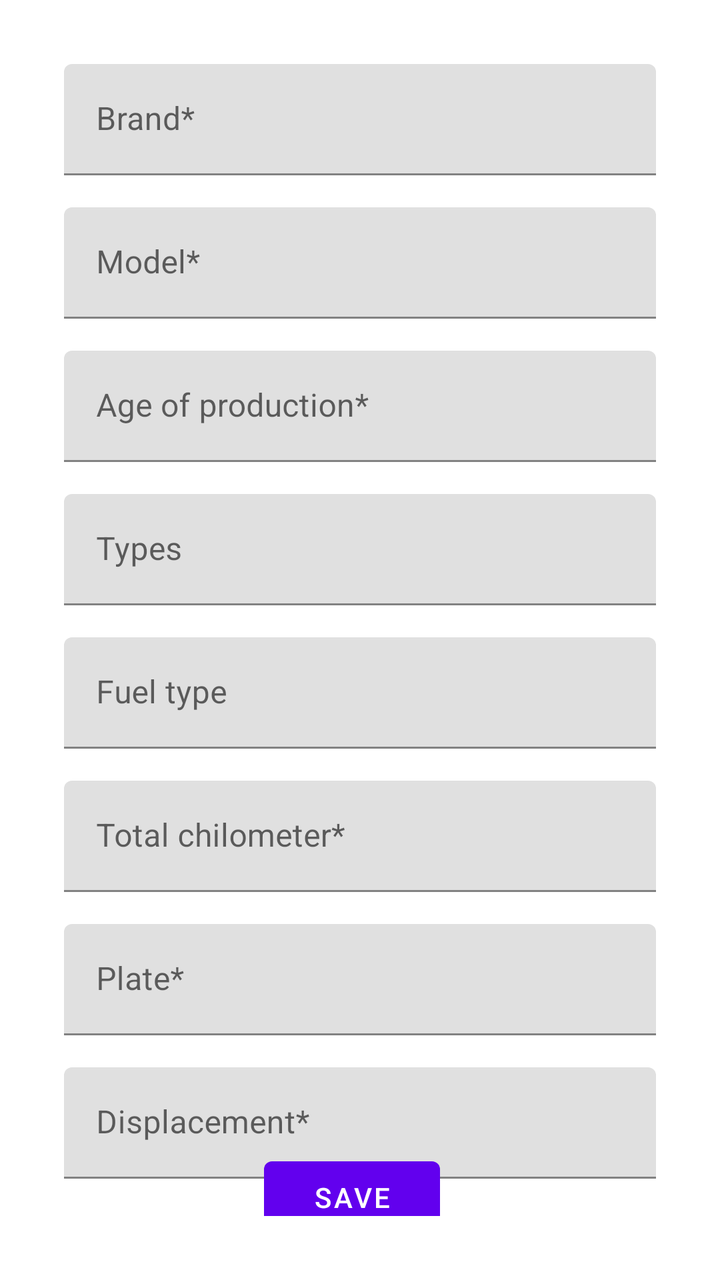
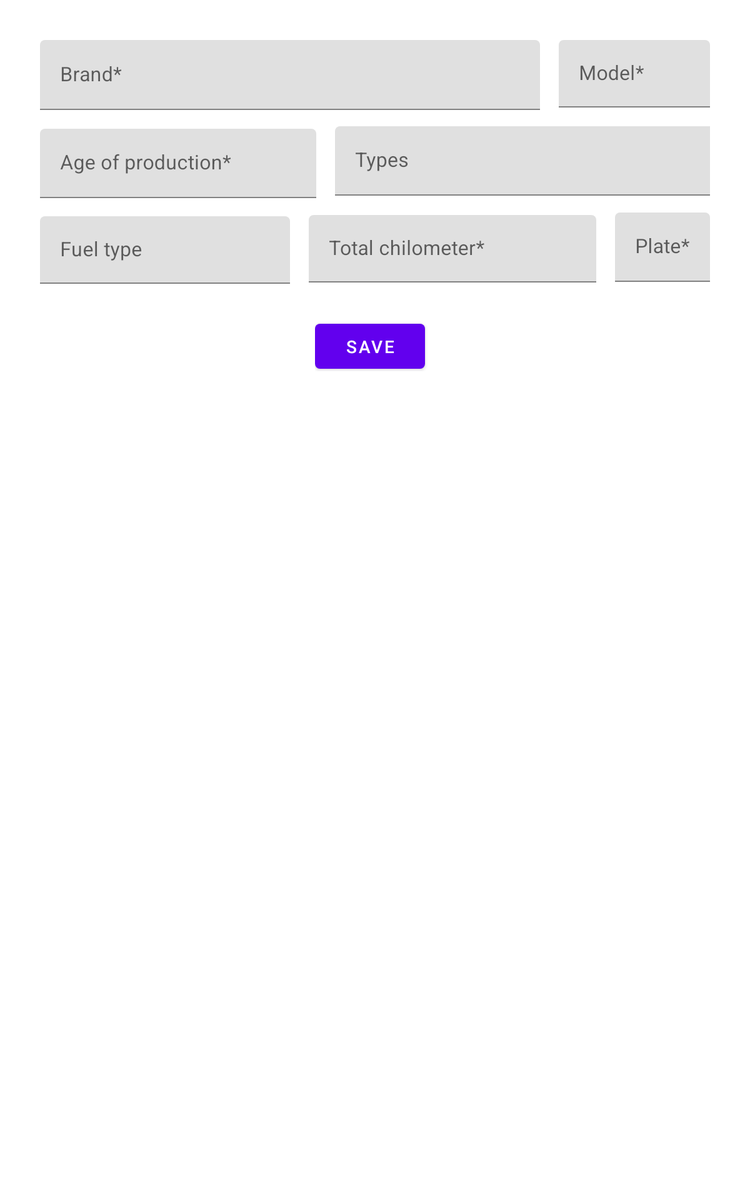

The same Android screen from two of the app's own layout files: first res/layout/ as a phone draws it, then the repository's variant for another configuration, drawn on a device whose configuration selects that folder. Both files follow.
<!-- AndroidManifest.xml: application theme Theme.VehichlesList -->
<!-- res/layout/fragment_add_car.xml -->
<?xml version="1.0" encoding="utf-8"?>
<androidx.constraintlayout.widget.ConstraintLayout xmlns:android="http://schemas.android.com/apk/res/android"
    xmlns:app="http://schemas.android.com/apk/res-auto"
    xmlns:tools="http://schemas.android.com/tools"
    android:layout_width="match_parent"
    android:layout_height="match_parent"
    android:layout_margin="16dp"
    android:padding="16dp"
    tools:context=".ui.AddCarsFragment">

    <com.google.android.material.textfield.TextInputLayout
        android:id="@+id/name_label"
        android:layout_width="match_parent"
        android:layout_height="wrap_content"
        android:hint="@string/cars_name"
        app:layout_constraintStart_toStartOf="parent"
        app:layout_constraintTop_toTopOf="parent">

        <com.google.android.material.textfield.TextInputEditText
            android:id="@+id/name_input"
            android:layout_width="match_parent"
            android:layout_height="match_parent"
            android:inputType="textAutoComplete"
            android:singleLine="true" />

    </com.google.android.material.textfield.TextInputLayout>

    <com.google.android.material.textfield.TextInputLayout
        android:id="@+id/model_name"
        android:layout_width="match_parent"
        android:layout_height="wrap_content"
        android:layout_marginTop="16dp"
        android:hint="@string/cars_model"
        app:layout_constraintStart_toStartOf="parent"
        app:layout_constraintTop_toBottomOf="@id/name_label">

        <com.google.android.material.textfield.TextInputEditText
            android:id="@+id/model_input"
            android:layout_width="match_parent"
            android:layout_height="match_parent"
            android:inputType="textAutoComplete" />

    </com.google.android.material.textfield.TextInputLayout>

    <com.google.android.material.textfield.TextInputLayout
        android:id="@+id/age_label"
        android:layout_width="match_parent"
        android:layout_height="wrap_content"
        android:layout_marginTop="16dp"
        android:hint="@string/age"
        app:layout_constraintStart_toStartOf="parent"
        app:layout_constraintTop_toBottomOf="@id/model_name">

        <com.google.android.material.textfield.TextInputEditText
            android:id="@+id/age_input"
            android:layout_width="match_parent"
            android:layout_height="wrap_content"
            android:inputType="number"
            android:maxLines="4" />

    </com.google.android.material.textfield.TextInputLayout>

    <com.google.android.material.textfield.TextInputLayout
        android:id="@+id/type"
        android:layout_width="match_parent"
        android:layout_height="wrap_content"
        android:layout_marginTop="16dp"
        android:hint="@string/type_cars"
        app:layout_constraintStart_toStartOf="parent"
        app:layout_constraintTop_toBottomOf="@id/age_label">

        <com.google.android.material.textfield.TextInputEditText
            android:id="@+id/type_input"
            android:layout_width="match_parent"
            android:layout_height="wrap_content"
            android:inputType="textMultiLine"
            android:maxLines="4" />

    </com.google.android.material.textfield.TextInputLayout>

    <com.google.android.material.textfield.TextInputLayout
        android:id="@+id/fuel"
        android:layout_width="match_parent"
        android:layout_height="wrap_content"
        android:layout_marginTop="16dp"
        android:hint="@string/fuel"
        app:layout_constraintStart_toStartOf="parent"
        app:layout_constraintTop_toBottomOf="@id/type">

        <com.google.android.material.textfield.TextInputEditText
            android:id="@+id/fuel_input"
            android:layout_width="match_parent"
            android:layout_height="wrap_content"
            android:inputType="textMultiLine"
            android:maxLines="4" />

    </com.google.android.material.textfield.TextInputLayout>

    <com.google.android.material.textfield.TextInputLayout
        android:id="@+id/chilometer"
        android:layout_width="match_parent"
        android:layout_height="wrap_content"
        android:layout_marginTop="16dp"
        android:hint="@string/chilometer"
        app:layout_constraintStart_toStartOf="parent"
        app:layout_constraintTop_toBottomOf="@id/fuel">

        <com.google.android.material.textfield.TextInputEditText
            android:id="@+id/chilometer_input"
            android:layout_width="match_parent"
            android:layout_height="wrap_content"
            android:inputType="number"
            android:maxLines="4" />

    </com.google.android.material.textfield.TextInputLayout>

    <com.google.android.material.textfield.TextInputLayout
        android:id="@+id/license_plate"
        android:layout_width="match_parent"
        android:layout_height="wrap_content"
        android:layout_marginTop="16dp"
        android:hint="@string/license_plate"
        app:layout_constraintStart_toStartOf="parent"
        app:layout_constraintTop_toBottomOf="@id/chilometer">

        <com.google.android.material.textfield.TextInputEditText
            android:id="@+id/license_input"
            android:layout_width="match_parent"
            android:layout_height="wrap_content"
            android:inputType="textMultiLine"
            android:maxLines="4" />

    </com.google.android.material.textfield.TextInputLayout>

    <com.google.android.material.textfield.TextInputLayout
        android:id="@+id/displacement"
        android:layout_width="match_parent"
        android:layout_height="wrap_content"
        android:layout_marginTop="16dp"
        android:hint="@string/displacement"
        app:layout_constraintStart_toStartOf="parent"
        app:layout_constraintTop_toBottomOf="@id/license_plate">

        <com.google.android.material.textfield.TextInputEditText
            android:id="@+id/displacement_input"
            android:layout_width="match_parent"
            android:layout_height="wrap_content"
            android:inputType="number"
            android:maxLines="4" />

    </com.google.android.material.textfield.TextInputLayout>

    <LinearLayout
        android:layout_width="wrap_content"
        android:layout_height="wrap_content"
        android:gravity="center"
        android:orientation="horizontal"
        app:layout_constraintBottom_toBottomOf="parent"
        app:layout_constraintEnd_toEndOf="parent"
        app:layout_constraintStart_toStartOf="parent"
        app:layout_constraintTop_toBottomOf="@id/displacement">

        <com.google.android.material.button.MaterialButton
            android:id="@+id/save_btn"
            android:layout_width="wrap_content"
            android:layout_height="wrap_content"
            android:layout_marginEnd="8dp"
            android:text="@string/save" />

        <com.google.android.material.button.MaterialButton
            android:id="@+id/delete_btn"
            android:layout_width="wrap_content"
            android:layout_height="wrap_content"
            android:layout_marginStart="8dp"
            android:text="@string/delete"
            android:visibility="gone" />

    </LinearLayout>

</androidx.constraintlayout.widget.ConstraintLayout>
<!-- resources referenced by this layout -->
<resources>
  <string name="age">Age of production*</string>
  <string name="cars_model">Model*</string>
  <string name="cars_name">Brand*</string>
  <string name="chilometer">Total chilometer* </string>
  <string name="delete">Delete</string>
  <string name="displacement">Displacement* </string>
  <string name="fuel">Fuel type </string>
  <string name="license_plate">Plate* </string>
  <string name="save">Save</string>
  <string name="type_cars">Types</string>
  <style name="Theme.VehichlesList" parent="Theme.MaterialComponents.DayNight.DarkActionBar">
          
          <item name="colorPrimary">@color/purple_500</item>
          <item name="colorPrimaryVariant">@color/purple_700</item>
          <item name="colorOnPrimary">@color/white</item>
          
          <item name="colorSecondary">@color/teal_200</item>
          <item name="colorSecondaryVariant">@color/teal_700</item>
          <item name="colorOnSecondary">@color/black</item>
          
          <item name="android:statusBarColor">?attr/colorPrimaryVariant</item>
          
      </style>
</resources>
<!-- res/layout-sw600dp/fragment_add_car.xml (the repository's variant of the layout above) -->
<!-- drawn on a 7-inch tablet held upright -->
<?xml version="1.0" encoding="utf-8"?>
<ScrollView xmlns:app="http://schemas.android.com/apk/res-auto"
    xmlns:tools="http://schemas.android.com/tools"
    android:layout_width="match_parent"
    android:layout_height="match_parent"
    xmlns:android="http://schemas.android.com/apk/res/android">
<androidx.constraintlayout.widget.ConstraintLayout
    android:layout_width="match_parent"
    android:layout_height="match_parent"
    android:layout_margin="16dp"
    android:padding="16dp"
    tools:context=".ui.AddCarsFragment">
    <com.google.android.material.textfield.TextInputLayout
        android:id="@+id/name_label"
        android:layout_width="400dp"
        android:layout_height="56dp"
        android:hint="@string/cars_name"
        app:layout_constraintStart_toStartOf="parent"
        app:layout_constraintTop_toTopOf="parent">

        <com.google.android.material.textfield.TextInputEditText
            android:id="@+id/name_input"
            android:layout_width="match_parent"
            android:layout_height="match_parent"
            android:inputType="textAutoComplete"
            android:maxLines="1"
            android:singleLine="true" />

    </com.google.android.material.textfield.TextInputLayout>

    <com.google.android.material.textfield.TextInputLayout
        android:id="@+id/model_name"
        android:layout_width="0dp"
        android:layout_height="54dp"
        android:layout_marginStart="15dp"
        android:hint="@string/cars_model"
        app:layout_constraintEnd_toEndOf="parent"
        app:layout_constraintStart_toEndOf="@+id/name_label"
        app:layout_constraintTop_toTopOf="parent">

        <com.google.android.material.textfield.TextInputEditText
            android:id="@+id/model_input"
            android:layout_width="match_parent"
            android:layout_height="match_parent"
            android:inputType="textAutoComplete"
            android:maxLines="1" />

    </com.google.android.material.textfield.TextInputLayout>

    <com.google.android.material.textfield.TextInputLayout
        android:id="@+id/age_label"
        android:layout_width="221dp"
        android:layout_height="56dp"
        android:layout_marginTop="15dp"
        android:hint="@string/age"
        app:layout_constraintStart_toStartOf="parent"
        app:layout_constraintTop_toBottomOf="@+id/name_label">

        <com.google.android.material.textfield.TextInputEditText
            android:id="@+id/age_input"
            android:layout_width="match_parent"
            android:layout_height="wrap_content"
            android:inputType="number"
            android:maxLength="4"
            android:maxLines="1" />

    </com.google.android.material.textfield.TextInputLayout>

    <com.google.android.material.textfield.TextInputLayout
        android:id="@+id/type"
        android:layout_width="316dp"
        android:layout_height="56dp"
        android:layout_marginStart="15dp"
        android:layout_marginTop="15dp"
        android:hint="@string/type_cars"
        app:layout_constraintStart_toEndOf="@+id/age_label"
        app:layout_constraintTop_toBottomOf="@+id/model_name">

        <com.google.android.material.textfield.TextInputEditText
            android:id="@+id/type_input"
            android:layout_width="316dp"
            android:layout_height="wrap_content"
            android:inputType="textMultiLine"
            android:maxLines="1" />

    </com.google.android.material.textfield.TextInputLayout>

    <com.google.android.material.textfield.TextInputLayout
        android:id="@+id/fuel"
        android:layout_width="200dp"
        android:layout_height="54dp"
        android:layout_marginTop="16dp"
        android:hint="@string/fuel"
        app:layout_constraintStart_toStartOf="parent"
        app:layout_constraintTop_toBottomOf="@id/type">

        <com.google.android.material.textfield.TextInputEditText
            android:id="@+id/fuel_input"
            android:layout_width="match_parent"
            android:layout_height="wrap_content"
            android:inputType="textMultiLine"
            android:maxLines="1" />

    </com.google.android.material.textfield.TextInputLayout>

    <com.google.android.material.textfield.TextInputLayout
        android:id="@+id/chilometer"
        android:layout_width="230dp"
        android:layout_height="54dp"
        android:layout_marginStart="15dp"
        android:layout_marginTop="15dp"
        android:hint="@string/chilometer"
        app:layout_constraintStart_toEndOf="@+id/fuel"
        app:layout_constraintTop_toBottomOf="@+id/type">

        <com.google.android.material.textfield.TextInputEditText
            android:id="@+id/chilometer_input"
            android:layout_width="match_parent"
            android:layout_height="wrap_content"
            android:inputType="number"
            android:maxLines="1" />

    </com.google.android.material.textfield.TextInputLayout>

    <com.google.android.material.textfield.TextInputLayout
        android:id="@+id/license_plate"
        android:layout_width="0dp"
        android:layout_height="56dp"
        android:layout_marginStart="15dp"
        android:layout_marginTop="15dp"
        android:hint="@string/license_plate"
        app:layout_constraintEnd_toEndOf="parent"
        app:layout_constraintStart_toEndOf="@+id/chilometer"
        app:layout_constraintTop_toBottomOf="@+id/displacement">

        <com.google.android.material.textfield.TextInputEditText
            android:id="@+id/license_input"
            android:layout_width="match_parent"
            android:layout_height="wrap_content"
            android:inputType="textMultiLine"
            android:maxLength="7"
            android:maxLines="1" />

    </com.google.android.material.textfield.TextInputLayout>

    <com.google.android.material.textfield.TextInputLayout
        android:id="@+id/displacement"
        android:layout_width="0dp"
        android:layout_height="54dp"
        android:layout_marginStart="15dp"
        android:layout_marginTop="15dp"
        android:hint="@string/displacement"
        app:layout_constraintEnd_toEndOf="parent"
        app:layout_constraintStart_toEndOf="@+id/type"
        app:layout_constraintTop_toBottomOf="@+id/model_name">

        <com.google.android.material.textfield.TextInputEditText
            android:id="@+id/displacement_input"
            android:layout_width="match_parent"
            android:layout_height="wrap_content"
            android:inputType="number"
            android:maxLines="1" />

    </com.google.android.material.textfield.TextInputLayout>

    <LinearLayout
        android:layout_width="wrap_content"
        android:layout_height="wrap_content"
        android:layout_marginTop="15dp"
        android:gravity="center"
        android:orientation="horizontal"
        app:layout_constraintBottom_toBottomOf="parent"
        app:layout_constraintEnd_toEndOf="parent"
        app:layout_constraintStart_toStartOf="parent"
        app:layout_constraintTop_toBottomOf="@+id/license_plate">

        <com.google.android.material.button.MaterialButton
            android:id="@+id/save_btn"
            android:layout_width="wrap_content"
            android:layout_height="wrap_content"
            android:layout_marginTop="8dp"
            android:layout_marginEnd="8dp"
            android:text="@string/save" />



    </LinearLayout>
</androidx.constraintlayout.widget.ConstraintLayout>
</ScrollView>
<!-- resources referenced by the variant -->
<!-- as a 7-inch tablet held upright resolves them -->
<resources>
  <string name="age">Age of production*</string>
  <string name="cars_model">Model*</string>
  <string name="cars_name">Brand*</string>
  <string name="chilometer">Total chilometer* </string>
  <string name="displacement">Displacement* </string>
  <string name="fuel">Fuel type </string>
  <string name="license_plate">Plate* </string>
  <string name="save">Save</string>
  <string name="type_cars">Types</string>
  <style name="Theme.VehichlesList" parent="Theme.MaterialComponents.DayNight.DarkActionBar">
          
          <item name="colorPrimary">@color/purple_500</item>
          <item name="colorPrimaryVariant">@color/purple_700</item>
          <item name="colorOnPrimary">@color/white</item>
          
          <item name="colorSecondary">@color/teal_200</item>
          <item name="colorSecondaryVariant">@color/teal_700</item>
          <item name="colorOnSecondary">@color/black</item>
          
          <item name="android:statusBarColor">?attr/colorPrimaryVariant</item>
          
      </style>
</resources>
